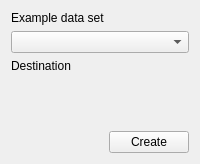
            <widget class="QWidget" name="create_example_data">
             <property name="sizePolicy">
              <sizepolicy hsizetype="Preferred" vsizetype="Maximum">
               <horstretch>0</horstretch>
               <verstretch>0</verstretch>
              </sizepolicy>
             </property>
             <layout class="QVBoxLayout" name="verticalLayout_2">
              <item>
               <layout class="QFormLayout" name="formLayout">
                <item row="1" column="0" colspan="2">
                 <widget class="QComboBox" name="example_data_input">
                  <property name="toolTip">
                   <string>&lt;html&gt;&lt;head/&gt;&lt;body&gt;&lt;p&gt;Select an example.&lt;/p&gt;&lt;/body&gt;&lt;/html&gt;</string>
                  </property>
                 </widget>
                </item>
                <item row="3" column="0" colspan="2">
                 <widget class="QgsFileWidget" name="example_data_output">
                  <property name="toolTip">
                   <string>&lt;html&gt;&lt;head/&gt;&lt;body&gt;&lt;p&gt;Specify where and in which format the example should be saved. If this field is empty, a temporary layer will be created.&lt;/p&gt;&lt;/body&gt;&lt;/html&gt;</string>
                  </property>
                  <property name="useLink">
                   <bool>false</bool>
                  </property>
                  <property name="fullUrl">
                   <bool>false</bool>
                  </property>
                  <property name="dialogTitle">
                   <string/>
                  </property>
                  <property name="storageMode">
                   <enum>QgsFileWidget::SaveFile</enum>
                  </property>
                 </widget>
                </item>
                <item row="4" column="0" colspan="2">
                 <spacer name="verticalSpacer_3">
                  <property name="orientation">
                   <enum>Qt::Vertical</enum>
                  </property>
                  <property name="sizeHint" stdset="0">
                   <size>
                    <width>20</width>
                    <height>40</height>
                   </size>
                  </property>
                 </spacer>
                </item>
                <item row="2" column="0" colspan="2">
                 <widget class="QLabel" name="example_data_output_label">
                  <property name="toolTip">
                   <string>&lt;html&gt;&lt;head/&gt;&lt;body&gt;&lt;p&gt;Specify where and in which format the example should be saved. If this field is empty, a temporary layer will be created.&lt;/p&gt;&lt;/body&gt;&lt;/html&gt;</string>
                  </property>
                  <property name="text">
                   <string>Destination</string>
                  </property>
                 </widget>
                </item>
                <item row="0" column="0" colspan="2">
                 <widget class="QLabel" name="example_data_label">
                  <property name="text">
                   <string>Example data set</string>
                  </property>
                 </widget>
                </item>
               </layout>
              </item>
              <item>
               <layout class="QHBoxLayout" name="horizontalLayout">
                <item>
                 <spacer name="horizontalSpacer_3">
                  <property name="orientation">
                   <enum>Qt::Horizontal</enum>
                  </property>
                  <property name="sizeHint" stdset="0">
                   <size>
                    <width>40</width>
                    <height>20</height>
                   </size>
                  </property>
                 </spacer>
                </item>
                <item>
                 <widget class="QPushButton" name="create_example_data_btn">
                  <property name="toolTip">
                   <string>Create example data</string>
                  </property>
                  <property name="text">
                   <string>Create</string>
                  </property>
                  <property name="autoDefault">
                   <bool>true</bool>
                  </property>
                  <property name="default">
                   <bool>false</bool>
                  </property>
                  <property name="flat">
                   <bool>false</bool>
                  </property>
                 </widget>
                </item>
               </layout>
              </item>
             </layout>
            </widget>
